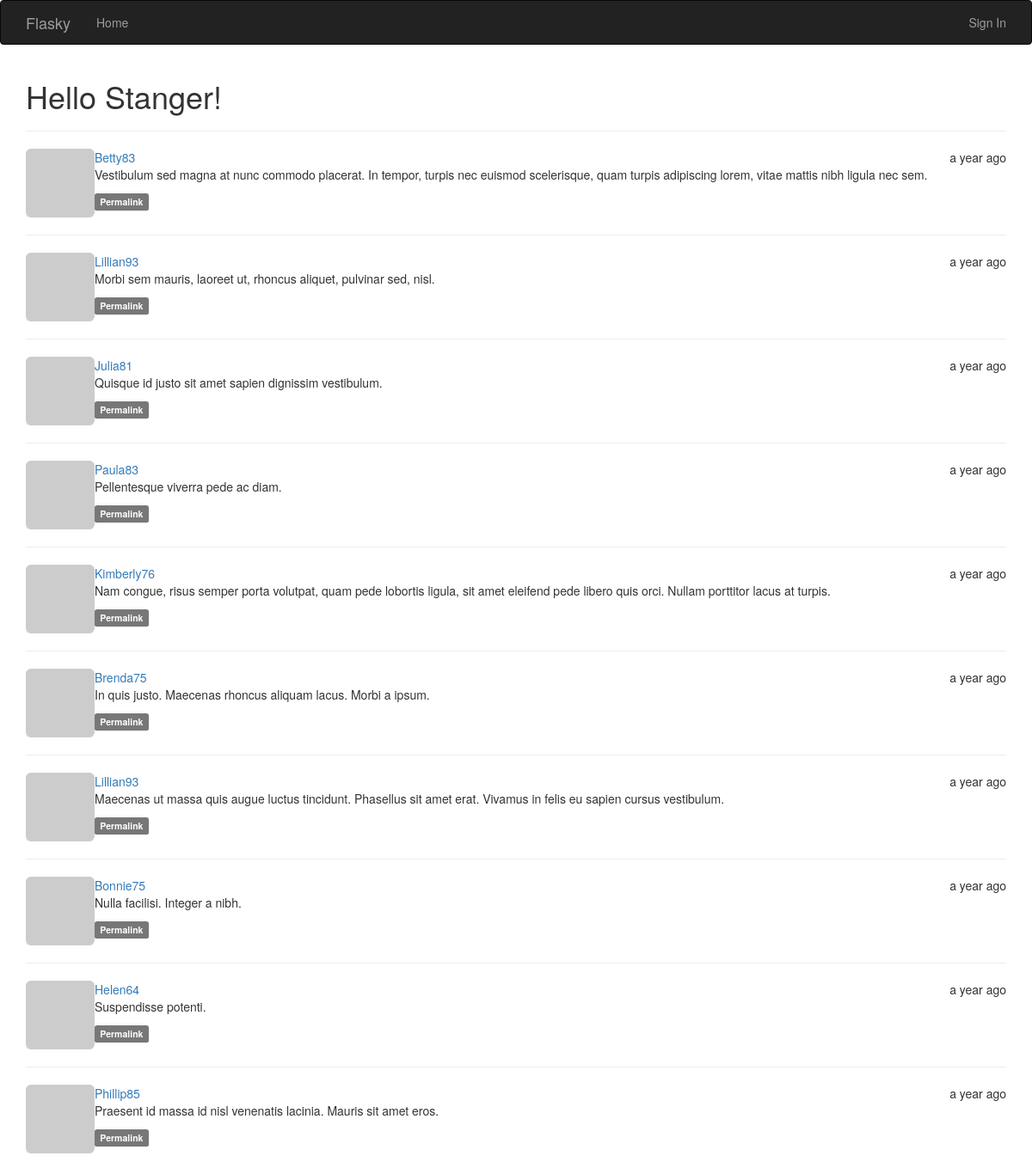
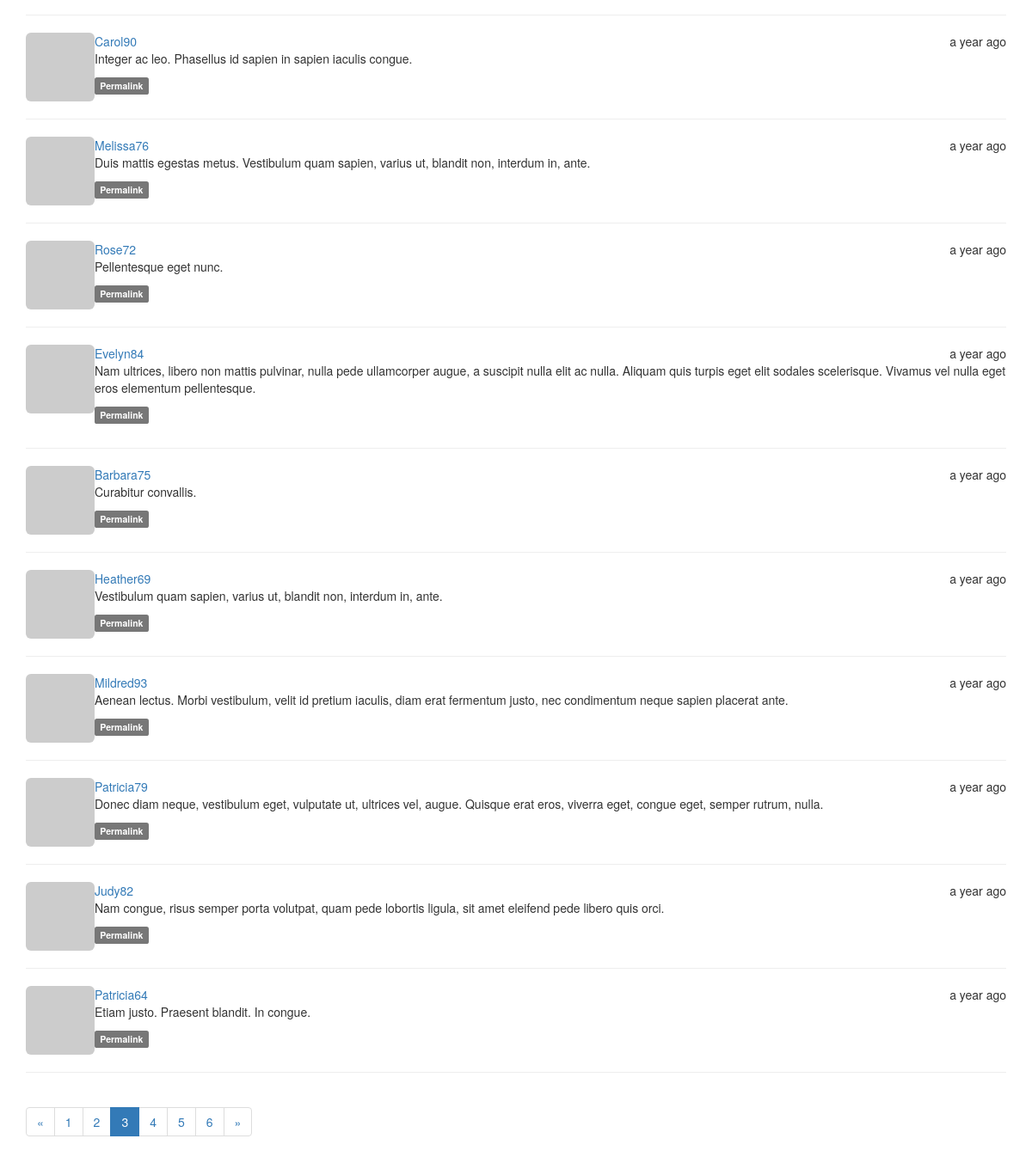
/?page=3, run on the app's committed database (2 pictures, top to bottom).
### app/models.py (models this page shows, shortened)
class Post(db.Model):
    __tablename__ = 'posts'
    id = db.Column(db.Integer, primary_key=True)
    body = db.Column(db.Text)
    timestamp = db.Column(db.DateTime, index=True, default=datetime.utcnow)
    author_id = db.Column(db.Integer, db.ForeignKey('users.id')) #users is the tablename for the User class
    body_html = db.Column(db.Text)

class User(UserMixin, db.Model):
    __tablename__ = 'users'
    id = db.Column(db.Integer, primary_key=True)
    email = db.Column(db.String(64), unique=True, index=True)
    username = db.Column(db.String(64), unique=True, index=True)
    role_id = db.Column(db.Integer, db.ForeignKey('roles.id'))
    password_hash = db.Column(db.String(128))
    confirmed = db.Column(db.Boolean, default=False)
    avatar_hash = db.Column(db.String(32))
    posts = db.relationship('Post', backref='author', lazy='dynamic')
    name = db.Column(db.String(64))
    location = db.Column(db.String(64))
    about_me = db.Column(db.Text())
    member_since = db.Column(db.DateTime(), default=datetime.utcnow) #utcnow NOT utcnow(), to get the actual current_time at creation
    last_seen = db.Column(db.DateTime(), default=datetime.utcnow)
    @property
    def password(self):
        raise AttributeError('password is not a readable attribute')
    def gravatar(self, size=100, default='identicon', rating='g'):
        if request.is_secure:
            url = 'https://secure.gravatar.com/avatar'
        else:
            url = 'http://www.gravatar.com/avatar'
        return '{url}/{hash}?s={size}&d={default}&r={rating}'.format(
            url=url, hash=self.avatar_hash or hashlib.md5(self.email.encode('utf-8')).hexdigest(),
            size=size, default=default, rating=rating)

### app/main/views.py (the view)
@main.route('/', methods=['GET', 'POST'])
def index():
    form = PostForm()
    if current_user.can(Permission.WRITE_ARTICLES) and form.validate_on_submit():
        post = Post(body=form.body.data, author=current_user._get_current_object()) #current_user is not the actual User object but a wrapper, the db needs the actual object so we use the _get_current_object() method
        db.session.add(post)
        return redirect(url_for('.index'))
    page = request.args.get('page', 1, type=int)
    pagination = Post.query.order_by(Post.timestamp.desc()).paginate(page, per_page=current_app.config['FLASKY_POSTS_PER_PAGE'], error_out=False)
    posts = pagination.items
    return render_template('index.html', form=form, posts=posts, pagination=pagination)

### app/auth/views.py (called while the page is built)
@auth.before_app_request
def before_request():
    if current_user.is_authenticated:
        current_user.ping()
        if not current_user.confirmed and request.endpoint[:5] != 'auth.':
            return redirect(url_for('auth.unconfirmed'))

### app/main/__init__.py (called while the page is built)
@main.app_context_processor
def inject_permissions():
    return dict(Permission=Permission)

### app/models.py (called while the page is built)
    def can(self, permissions):
        return False

    def is_administrator(self):
        return False

### app/templates/index.html (shortened to what this page needs)
{% extends 'base.html' %}
{% import 'bootstrap/wtf.html' as wtf %}
{% import "_macros.html" as macros %}
{% block content %}
<div class="container">
  <h1> Hello
    {% if current_user.is_authenticated %}
      {{ current_user.username|capitalize }}
    {% else %}
      Stanger!
    {% endif %}
  </h1>
  <hr>
  {% include "_posts.html" %}
  {{ macros.pagination_widget(pagination, '.index') }}
</div>
{% endblock %}

### app/templates/_posts.html (shortened to what this page needs)
<ul class="posts">
  {% for post in posts %}
  <li class="post">
    <div class="profile-thumbnail">
      <a href="{{ url_for('.user', username=post.author.username) }}">
        <img class="img-rounded profile-thumbnail2" src="{{ post.author.gravatar(size=40) }}">
      </a>
    </div>
    <div class="post-date"> {{ moment(post.timestamp).fromNow() }} </div>
    <div class="post-author">
      <a href="{{ url_for('.user', username=post.author.username) }}"> {{ post.author.username|capitalize }} </a>
    </div>
    <div class="post-body">
      {% if post.body_html %}
        {{ post.body_html | safe }}
      {% else %}
        {{ post.body }}
      {% endif %}
    </div>
    <div class="post-footer">
        <a href="{{ url_for('.post', id=post.id) }}"> <span class="label label-default">Permalink</span> </a>
    </div>
  </li>
  <hr>
  {% endfor %}
</ul>

### app/templates/_posts.html (style rules this page uses)
.post { list-style: none; margin-bottom: 30px; }
.profile-thumbnail2 { display: inline; float: left; }
.post-date { float: right; }
.post-body, .post-author { margin-left: 50px; }
.posts { padding-left: 0px; }

### data on the page
Post: timestamp "a year ago", author.username "Betty83", body_html "Vestibulum sed magna at nunc commodo placerat. In tempor, turpis nec euismod scelerisque, quam turpis adipiscing lorem, vitae mattis nibh ligula nec sem."
Post: timestamp "a year ago", author.username "Lillian93", body_html "Morbi sem mauris, laoreet ut, rhoncus aliquet, pulvinar sed, nisl."
Post: timestamp "a year ago", author.username "Julia81", body_html "Quisque id justo sit amet sapien dignissim vestibulum."
Post: timestamp "a year ago", author.username "Paula83", body_html "Pellentesque viverra pede ac diam."
Post: timestamp "a year ago", author.username "Kimberly76", body_html "Nam congue, risus semper porta volutpat, quam pede lobortis ligula, sit amet eleifend pede libero quis orci. Nullam porttitor lacus at turpis."
Post: timestamp "a year ago", author.username "Brenda75", body_html "In quis justo. Maecenas rhoncus aliquam lacus. Morbi a ipsum."
Post: timestamp "a year ago", author.username "Lillian93", body_html "Maecenas ut massa quis augue luctus tincidunt. Phasellus sit amet erat. Vivamus in felis eu sapien cursus vestibulum."
Post: timestamp "a year ago", author.username "Bonnie75", body_html "Nulla facilisi. Integer a nibh."
Post: timestamp "a year ago", author.username "Helen64", body_html "Suspendisse potenti."
Post: timestamp "a year ago", author.username "Phillip85", body_html "Praesent id massa id nisl venenatis lacinia. Mauris sit amet eros."
Post: timestamp "a year ago", author.username "Carol90", body_html "Integer ac leo. Phasellus id sapien in sapien iaculis congue."
Post: timestamp "a year ago", author.username "Melissa76", body_html "Duis mattis egestas metus. Vestibulum quam sapien, varius ut, blandit non, interdum in, ante."
Post: timestamp "a year ago", author.username "Rose72", body_html "Pellentesque eget nunc."
Post: timestamp "a year ago", author.username "Evelyn84", body_html "Nam ultrices, libero non mattis pulvinar, nulla pede ullamcorper augue, a suscipit nulla elit ac nulla. Aliquam quis turpis eget elit sodales scelerisque. Vivamus vel nulla eget eros elementum pellentesque."
Post: timestamp "a year ago", author.username "Barbara75", body_html "Curabitur convallis."
Post: timestamp "a year ago", author.username "Heather69", body_html "Vestibulum quam sapien, varius ut, blandit non, interdum in, ante."
Post: timestamp "a year ago", author.username "Mildred93", body_html "Aenean lectus. Morbi vestibulum, velit id pretium iaculis, diam erat fermentum justo, nec condimentum neque sapien placerat ante."
Post: timestamp "a year ago", author.username "Patricia79", body_html "Donec diam neque, vestibulum eget, vulputate ut, ultrices vel, augue. Quisque erat eros, viverra eget, congue eget, semper rutrum, nulla."
Post: timestamp "a year ago", author.username "Judy82", body_html "Nam congue, risus semper porta volutpat, quam pede lobortis ligula, sit amet eleifend pede libero quis orci."
Post: timestamp "a year ago", author.username "Patricia64", body_html "Etiam justo. Praesent blandit. In congue."

### other printed values
{{ p }} "1" "2" "4" "5" "6"
{{ p }} "3"
